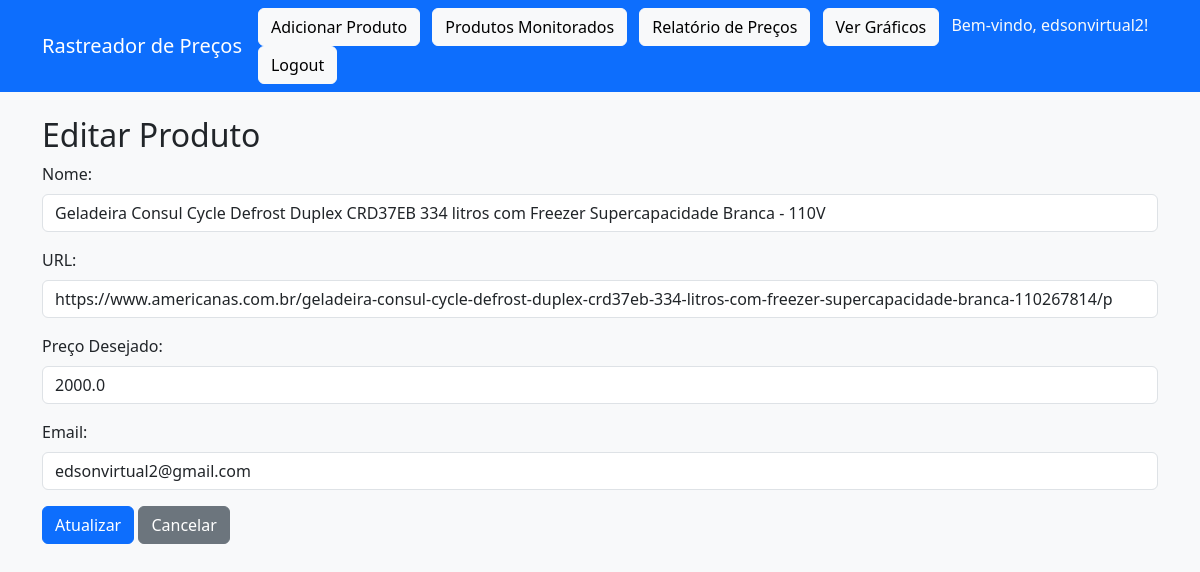
The page /editar/8 (signed in) on the database its author committed.
### tables this page shows
CREATE TABLE precos (
            id INTEGER PRIMARY KEY AUTOINCREMENT,
            nome TEXT NOT NULL,
            url TEXT NOT NULL,
            preco REAL NOT NULL,
            precoDesejado REAL NOT NULL,
            email TEXT,
            data DATETIME DEFAULT CURRENT_TIMESTAMP,
            user_id INTEGER
        );

### app.py (the view)
    def decorated_function(*args, **kwargs):
        if session.get('user_id') is None:
            flash('Por favor, faça login para acessar esta página.', 'warning')
            return redirect(url_for('login'))
        return f(*args, **kwargs)

### app.py (called while the page is built)
def login_required(f):
    def decorated_function(*args, **kwargs):
        if session.get('user_id') is None:
            flash('Por favor, faça login para acessar esta página.', 'warning')
            return redirect(url_for('login'))
        return f(*args, **kwargs)
    decorated_function.__name__ = f.__name__
    return decorated_function

@app.route('/editar/<int:produto_id>', methods=['GET'])
@login_required
def editar_produto(produto_id):
    conn = sqlite3.connect(DB_PATH)
    cursor = conn.cursor()
    user_id = session['user_id']
    cursor.execute("SELECT id, nome, url, precoDesejado, email FROM precos WHERE id = ? AND user_id = ?", (produto_id, user_id))
    produto = cursor.fetchone()
    conn.close()
    if produto:
        return render_template('editar.html', produto=produto)
    else:
        flash('Produto não encontrado.', 'danger')
        return redirect(url_for('listar_produtos'))

### templates/editar.html
{% extends 'base.html' %}
{% block content %}
    <h2>Editar Produto</h2>
    <form action="{{ url_for('atualizar_produto', produto_id=produto[0]) }}" method="post">
        <div class="mb-3">
            <label for="nome" class="form-label">Nome:</label>
            <input type="text" id="nome" name="nome" class="form-control" value="{{ produto[1] }}" required>
        </div>
        <div class="mb-3">
            <label for="url" class="form-label">URL:</label>
            <input type="url" id="url" name="url" class="form-control" value="{{ produto[2] }}" required>
        </div>
        <div class="mb-3">
            <label for="preco_desejado" class="form-label">Preço Desejado:</label>
            <input type="number" id="preco_desejado" name="preco_desejado" class="form-control" value="{{ produto[3] }}" required>
        </div>
        <div class="mb-3">
            <label for="email" class="form-label">Email:</label>
            <input type="email" id="email" name="email" class="form-control" value="{{ produto[4] }}" required>
        </div>
        <button type="submit" class="btn btn-primary">Atualizar</button>
        <a href="{{ url_for('listar_produtos') }}" class="btn btn-secondary">Cancelar</a>
    </form>
{% endblock %}

### rows shown on the page
precos: nome "Geladeira Consul Cycle Defrost Duplex CRD37EB 334 litros com Freezer Supercapacidade Branca - 110V", url "https://www.americanas.com.br/geladeira-consul-cycle-defrost-duplex-crd37eb-334-litros-com-freezer-supercapacidade-branca-110267814/p", preco_desejado "2000.0", email "edsonvirtual2@gmail.com"

### other values the page prints
{{ session['username'] }} "edsonvirtual2"
